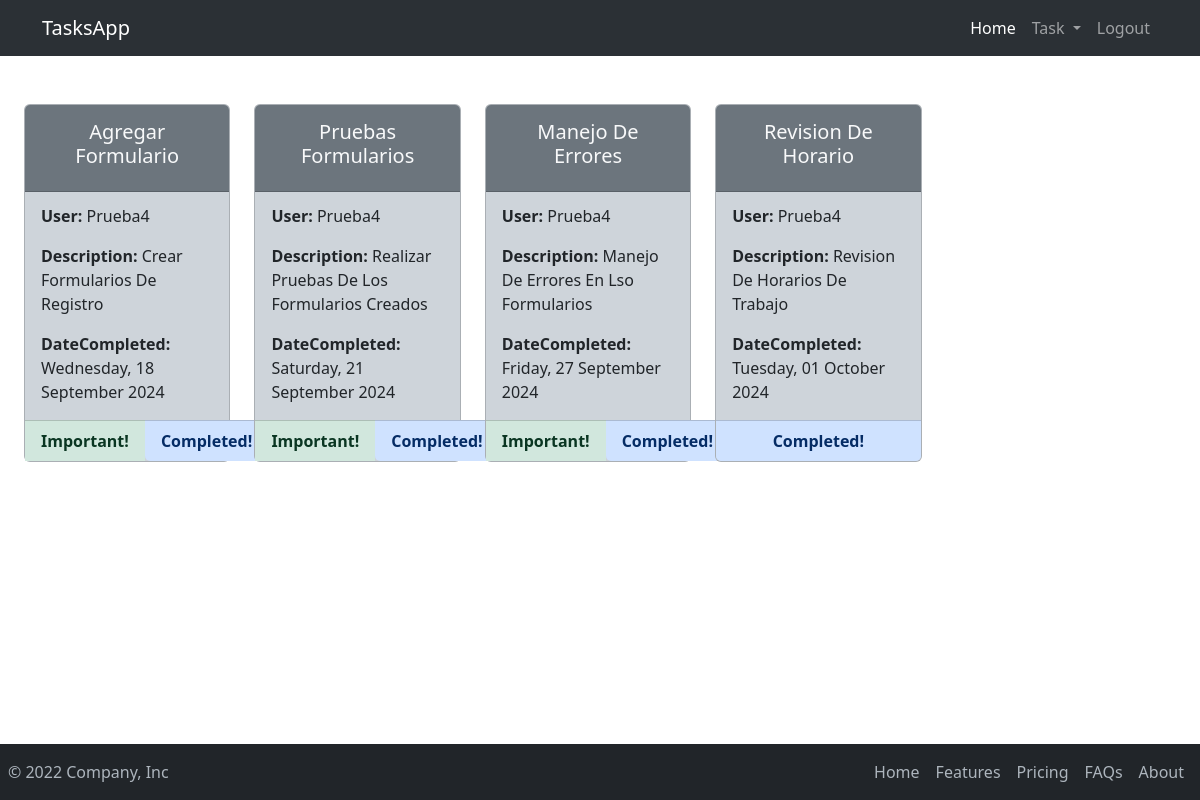
/tasks/ (signed in), run on an earlier commit of the app's database.
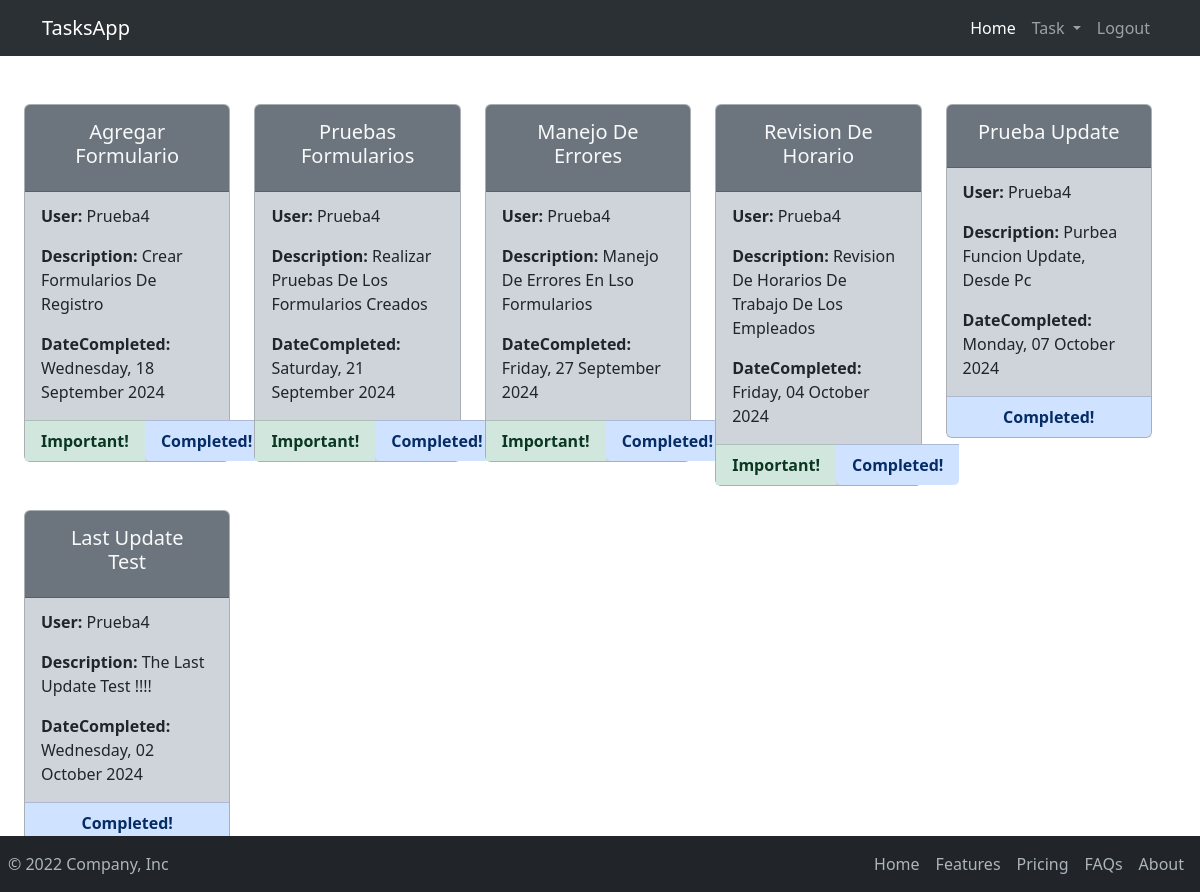
And on a later commit of the database.
### tasks/models.py (models this page shows, shortened)
class Task(models.Model):
    title = models.CharField(max_length=50)
    description = models.TextField(max_length=150, blank=True)
    created = models.DateTimeField(auto_now_add=True)
    dateCompleted = models.DateTimeField(null=True, blank=True)
    important = models.BooleanField(default=False)
    fkUser = models.ForeignKey(User, on_delete=models.CASCADE, verbose_name="user")

### tasks/views.py (the view)
# urls.py: path('tasks/', include("tasks.urls")),
def tasks(request):
    tasks = Task.objects.filter(fkUser=request.user)
    return render(
        request,
        "layouts/tasks/tasks.html",
        {"pageTitle": "Tasks", "mainPageTitle": "Tasks List", "data": tasks},
    )

### templates/layouts/tasks/tasks.html (shortened to what this page needs)
{% extends "index.html" %}
{% block mainContent %}
<div class="card-group">
    <div class="row row-cols-1 row-cols-sm-2 row-cols-md-3 row-cols-lg-5 w-100 g-4">
    {% for task in data %}
    <div class="col">
        <div class="card bg-dark-subtle">
            <div class="card-header text-center text-bg-secondary">
                <form action="{% url 'taskSearch' %}" method="post">
                    <button class="btn btn-link text-light text-decoration-none" type="submit" name="taskId" value="{{task.id}}">
                        <h5>{{task.title|title}}</h5>
                    </button>
                </form>
            </div>
            <div class="card-body">
                <p class="card-subtitle mb-3"><strong>User:</strong> {{task.fkUser|title}}</p>
                <p class="card-text"><strong>Description:</strong> {{task.description|title}}</p>
                {% if task.dateCompleted is not None %}
                <p class="card-text"><strong>DateCompleted:</strong> {{task.dateCompleted|date:"l, d F Y"}}</p>
                {% endif %}
            </div>
            {% if task.important == True and task.dateCompleted is not None %}
                <div class="d-flex justify-content-start">
                    <div class="col card-footer bg-success-subtle text-success-emphasis text-center">
                        <strong>Important!</strong>
                    </div>
                    <div class="col card-footer bg-primary-subtle text-primary-emphasis text-center">
                        <strong>Completed!</strong>
                    </div>
                </div>
            {% elif task.important == True %}
                <div class="col card-footer bg-success-subtle text-success-emphasis text-center">
                        <strong>Important!</strong>
                </div>
            {% elif task.dateCompleted is not None %}
                <div class="col card-footer bg-primary-subtle text-primary-emphasis text-center">
                        <strong>Completed!</strong>
                    </div>
            {% else %}
                <div>
                </div>
            {% endif %}
        </div>
    </div>
    {% endfor %}
    </div>
</div>
{% endblock mainContent %}

### templates/index.html (shortened to what this page needs)
{% load static %}
<!DOCTYPE html>
<html lang="en">
<head>
    <link rel="stylesheet" href="{% static "styles/main.css" %}">
    <link rel="stylesheet" href="{% static "bootstrap/css/bootstrap.min.css" %}">
</head>
<body>
    {% include "partials/header.html" %}
    <div class="container-fluid my-5 px-4">
        {% block mainContent %}{% endblock mainContent %}
    </div>
    {% include "partials/footer.html" %}
</body>
</html>

### templates/partials/header.html (shortened to what this page needs)
<nav class="container-fluid navbar navbar-expand-lg bg-body-tertiary bg-dark"  data-bs-theme="dark">
  <div class="container">
    <a class="navbar-brand" href="/">TasksApp</a>
    <div class="collapse navbar-collapse" id="navbarNavDropdown">
      <ul class="navbar-nav ms-auto">
        <li class="nav-item">
          <a class="nav-link active" aria-current="page" href="/">Home</a>
        </li>
        {% if user.is_authenticated %}
        <li class="nav-item dropdown">
          <a class="nav-link dropdown-toggle" href="#" role="button" data-bs-toggle="dropdown" aria-expanded="false">
            Task
          </a>
        </li>
        {% endif %}
        {% if user.is_authenticated %}
        <li class="nav-item">
          <a class="nav-link" href="{% url 'logout' %}">Logout</a>
        </li>
        {% endif %}
      </ul>
    </div>
  </div>
</nav>

### templates/partials/footer.html
<footer class="bg-dark soft-white-text d-flex flex-wrap justify-content-between align-items-center p-2 mt-5 fixed-bottom">
    <p class="col-md-4 mb-0">© 2022 Company, Inc</p>
    <a href="/" class="bi me-2 col-md-4 d-flex align-items-center justify-content-center mb-3 mb-md-0 me-md-auto text-decoration-none">
      <svg class="bi me-2 soft-white-text" width="40" height="32"><use xlink:href="#bootstrap"></use></svg>
    </a>
    <ul class="nav col-md-4 justify-content-end">
      <li class="nav-item"><a href="#" class="nav-link px-2">Home</a></li>
      <li class="nav-item"><a href="#" class="nav-link px-2 soft-white-text">Features</a></li>
      <li class="nav-item"><a href="#" class="soft-white-text nav-link px-2">Pricing</a></li>
      <li class="nav-item"><a href="#" class="nav-link px-2">FAQs</a></li>
      <li class="nav-item"><a href="#" class="nav-link px-2">About</a></li>
    </ul>
</footer>

### static/styles/main.css (style rules this page uses)
:root { --soft-white-text : #ADB5BD; --soft-white-text-hover : #E9ECEF; }
.soft-white-text { color: #ADB5BD; }
footer ul li a { color: var(--soft-white-text)!important; }

What changed in the data, as far as the page shows it:
changed Task "Revision De Horario": description "Revision De Horarios De Trabajo" → "Revision De Horarios De Trabajo De Los Empleados"; dateCompleted "Tuesday, 01 October 2024" → "Friday, 04 October 2024"; now shows "Important!"
added Task: {{ task.id }} 10 (drawn), title "Prueba Update", fkUser "Prueba4", description "Purbea Funcion Update, Desde Pc", dateCompleted "Monday, 07 October 2024", important "Completed!"
added Task: {{ task.id }} 11 (drawn), title "Last Update Test", fkUser "Prueba4", description "The Last Update Test !!!!", dateCompleted "Wednesday, 02 October 2024", important "Completed!"
